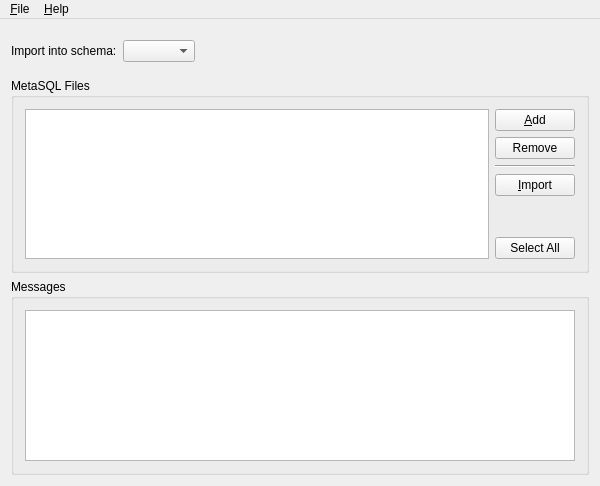
<ui version="4.0" >
 <comment> * OpenRPT report writer and rendering engine
 * Copyright (C) 2001-2012 by OpenMFG, LLC
 *
 * This library is free software; you can redistribute it and/or
 * modify it under the terms of the GNU Lesser General Public
 * License as published by the Free Software Foundation; either
 * version 2.1 of the License, or (at your option) any later version.
 *
 * This library is distributed in the hope that it will be useful,
 * but WITHOUT ANY WARRANTY; without even the implied warranty of
 * MERCHANTABILITY or FITNESS FOR A PARTICULAR PURPOSE. See the GNU
 * Lesser General Public License for more details.
 *
 * You should have received a copy of the GNU Lesser General Public
 * License along with this library; if not, write to the Free Software
 * Foundation, Inc., 59 Temple Place, Suite 330, Boston, MA 02111-1307 USA
 * Please contact info@openmfg.com with any questions on this license.</comment>
 <class>ImportWindow</class>
 <widget class="QMainWindow" name="ImportWindow" >
  <property name="geometry" >
   <rect>
    <x>0</x>
    <y>0</y>
    <width>600</width>
    <height>486</height>
   </rect>
  </property>
  <property name="windowTitle" >
   <string>MetaSQL Import Tool</string>
  </property>
  <widget class="QWidget" name="widget" >
   <layout class="QVBoxLayout" name="verticalLayout" >
    <item>
     <layout class="QHBoxLayout" name="horizontalLayout_3" >
      <property name="topMargin" >
       <number>10</number>
      </property>
      <property name="bottomMargin" >
       <number>10</number>
      </property>
      <item>
       <widget class="QLabel" name="_schemaLit" >
        <property name="text" >
         <string>Import into schema:</string>
        </property>
       </widget>
      </item>
      <item>
       <widget class="QComboBox" name="_schema" />
      </item>
      <item>
       <spacer name="horizontalSpacer" >
        <property name="orientation" >
         <enum>Qt::Horizontal</enum>
        </property>
        <property name="sizeHint" stdset="0" >
         <size>
          <width>40</width>
          <height>20</height>
         </size>
        </property>
       </spacer>
      </item>
     </layout>
    </item>
    <item>
     <widget class="QGroupBox" name="groupBox1" >
      <property name="title" >
       <string>MetaSQL Files</string>
      </property>
      <layout class="QHBoxLayout" name="horizontalLayout" >
       <item>
        <widget class="QListWidget" name="_reports" >
         <property name="selectionMode" >
          <enum>QAbstractItemView::ExtendedSelection</enum>
         </property>
        </widget>
       </item>
       <item>
        <layout class="QVBoxLayout" >
         <item>
          <widget class="QPushButton" name="_add" >
           <property name="text" >
            <string>&amp;Add</string>
           </property>
           <property name="shortcut" >
            <string>Alt+A</string>
           </property>
          </widget>
         </item>
         <item>
          <widget class="QPushButton" name="_remove" >
           <property name="text" >
            <string>Remove</string>
           </property>
          </widget>
         </item>
         <item>
          <widget class="Line" name="line1" >
           <property name="frameShape" >
            <enum>QFrame::HLine</enum>
           </property>
           <property name="frameShadow" >
            <enum>QFrame::Sunken</enum>
           </property>
          </widget>
         </item>
         <item>
          <widget class="QPushButton" name="_import" >
           <property name="text" >
            <string>&amp;Import</string>
           </property>
           <property name="shortcut" >
            <string>Alt+I</string>
           </property>
          </widget>
         </item>
         <item>
          <spacer>
           <property name="orientation" >
            <enum>Qt::Vertical</enum>
           </property>
           <property name="sizeType" >
            <enum>QSizePolicy::Expanding</enum>
           </property>
           <property name="sizeHint" stdset="0" >
            <size>
             <width>20</width>
             <height>16</height>
            </size>
           </property>
          </spacer>
         </item>
         <item>
          <widget class="QPushButton" name="_selectAll" >
           <property name="text" >
            <string>Select All</string>
           </property>
          </widget>
         </item>
        </layout>
       </item>
      </layout>
     </widget>
    </item>
    <item>
     <widget class="QGroupBox" name="groupBox2" >
      <property name="title" >
       <string>Messages</string>
      </property>
      <layout class="QVBoxLayout" >
       <property name="margin" >
        <number>11</number>
       </property>
       <item>
        <widget class="QTextEdit" name="_log" >
         <property name="readOnly" >
          <bool>true</bool>
         </property>
        </widget>
       </item>
      </layout>
     </widget>
    </item>
   </layout>
  </widget>
  <widget class="QMenuBar" name="MenuBar" >
   <property name="geometry" >
    <rect>
     <x>0</x>
     <y>0</y>
     <width>600</width>
     <height>22</height>
    </rect>
   </property>
   <widget class="QMenu" name="unnamed" >
    <property name="title" >
     <string>&amp;File</string>
    </property>
    <addaction name="fileOpenAction" />
    <addaction name="separator" />
    <addaction name="fileExitAction" />
   </widget>
   <widget class="QMenu" name="helpMenu" >
    <property name="title" >
     <string>&amp;Help</string>
    </property>
    <addaction name="helpContentsAction" />
    <addaction name="helpIndexAction" />
    <addaction name="separator" />
    <addaction name="helpAboutAction" />
   </widget>
   <addaction name="unnamed" />
   <addaction name="helpMenu" />
  </widget>
  <action name="helpContentsAction" >
   <property name="text" >
    <string>&amp;Contents...</string>
   </property>
   <property name="iconText" >
    <string>Contents</string>
   </property>
   <property name="shortcut" >
    <string/>
   </property>
  </action>
  <action name="helpIndexAction" >
   <property name="text" >
    <string>&amp;Index...</string>
   </property>
   <property name="iconText" >
    <string>Index</string>
   </property>
   <property name="shortcut" >
    <string/>
   </property>
  </action>
  <action name="helpAboutAction" >
   <property name="text" >
    <string>&amp;About</string>
   </property>
   <property name="iconText" >
    <string>About</string>
   </property>
   <property name="shortcut" >
    <string/>
   </property>
  </action>
  <action name="fileExitAction" >
   <property name="text" >
    <string>E&amp;xit</string>
   </property>
   <property name="iconText" >
    <string>E&amp;xit</string>
   </property>
  </action>
  <action name="fileOpenAction" >
   <property name="text" >
    <string>&amp;Add</string>
   </property>
   <property name="iconText" >
    <string>&amp;Add</string>
   </property>
  </action>
 </widget>
 <layoutdefault spacing="6" margin="11" />
 <tabstops>
  <tabstop>_reports</tabstop>
  <tabstop>_add</tabstop>
  <tabstop>_remove</tabstop>
  <tabstop>_import</tabstop>
  <tabstop>_selectAll</tabstop>
  <tabstop>_log</tabstop>
 </tabstops>
 <resources/>
 <connections>
  <connection>
   <sender>_selectAll</sender>
   <signal>clicked()</signal>
   <receiver>_reports</receiver>
   <slot>selectAll()</slot>
   <hints>
    <hint type="sourcelabel" >
     <x>544</x>
     <y>224</y>
    </hint>
    <hint type="destinationlabel" >
     <x>270</x>
     <y>188</y>
    </hint>
   </hints>
  </connection>
 </connections>
</ui>
